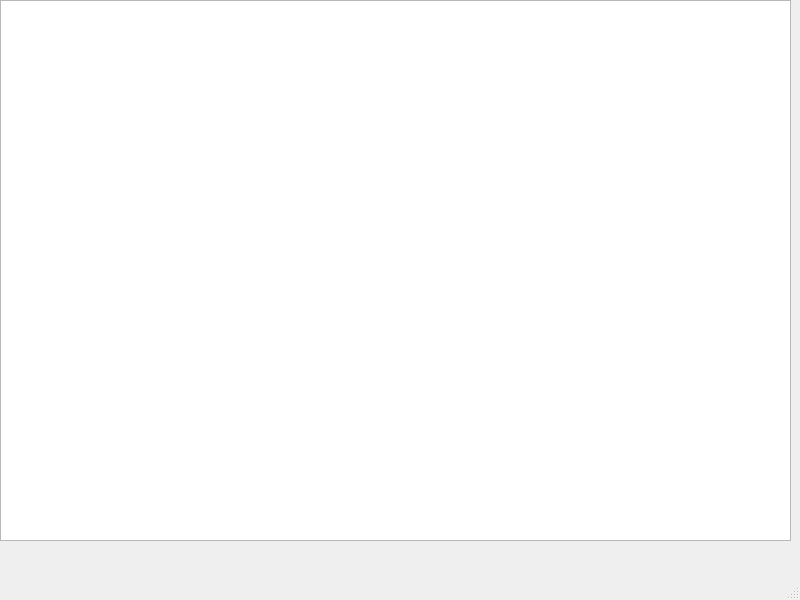
<?xml version="1.0" encoding="UTF-8"?>
<ui version="4.0">
 <class>MainWindow</class>
 <widget class="QMainWindow" name="MainWindow">
  <property name="geometry">
   <rect>
    <x>0</x>
    <y>0</y>
    <width>800</width>
    <height>600</height>
   </rect>
  </property>
  <property name="windowTitle">
   <string>MainWindow</string>
  </property>
  <widget class="QWidget" name="centralwidget">
   <widget class="QGraphicsView" name="boardView">
    <property name="geometry">
     <rect>
      <x>0</x>
      <y>0</y>
      <width>791</width>
      <height>541</height>
     </rect>
    </property>
   </widget>
  </widget>
  <widget class="QMenuBar" name="menubar">
   <property name="geometry">
    <rect>
     <x>0</x>
     <y>0</y>
     <width>800</width>
     <height>26</height>
    </rect>
   </property>
  </widget>
  <widget class="QStatusBar" name="statusbar"/>
 </widget>
 <resources/>
 <connections/>
</ui>
